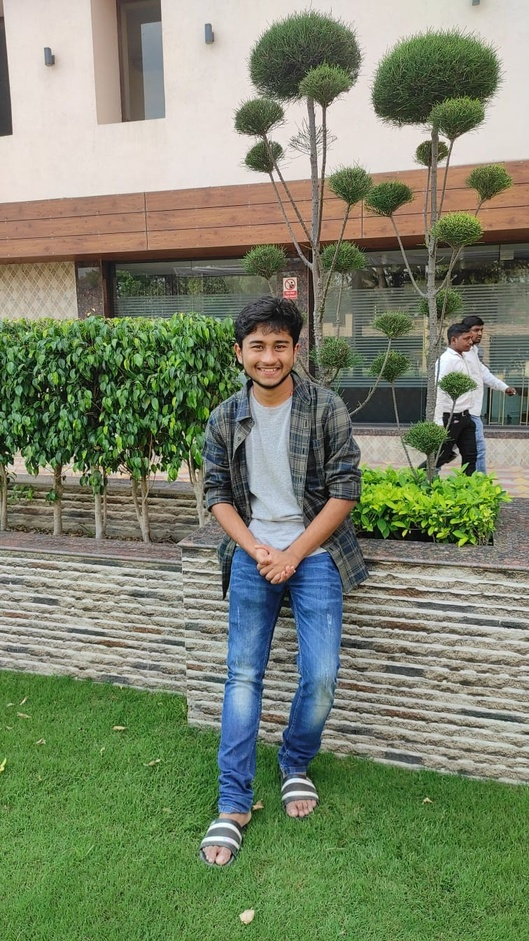
#> input picture DIP/profile pic.jpg, 529 x 941 px, shrunk from 756 x 1344 before the run, found by its file name
$ python histogram_analysis.py
#> lines starting #> are read from the running program, lines starting #| are printed output that depends on the picture
import cv2
import numpy as np
import matplotlib.pyplot as plt
import os

# Define paths
image_path = r'c:\Users\pathi\OneDrive\Desktop\DIP\profile pic.jpg'
output_dir = r'c:\Users\pathi\OneDrive\Desktop\DIP\histogram_assignment'
output_file = os.path.join(output_dir, 'histogram_variants_output.png')

# Load image
img = cv2.imread(image_path, 0)
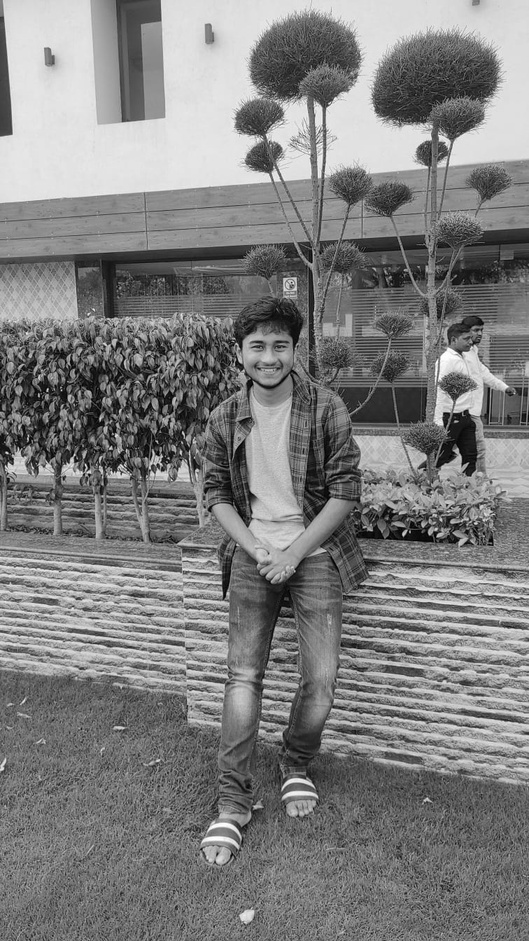
#> img: shape (941, 529); min 0, max 255, mean 126.8
if img is None:
    print(f"Error: Could not load image from {image_path}")
    exit()

# Generate Variants
# 1. Dark Image: divide values
img_dark = (img * 0.5).astype(np.uint8)
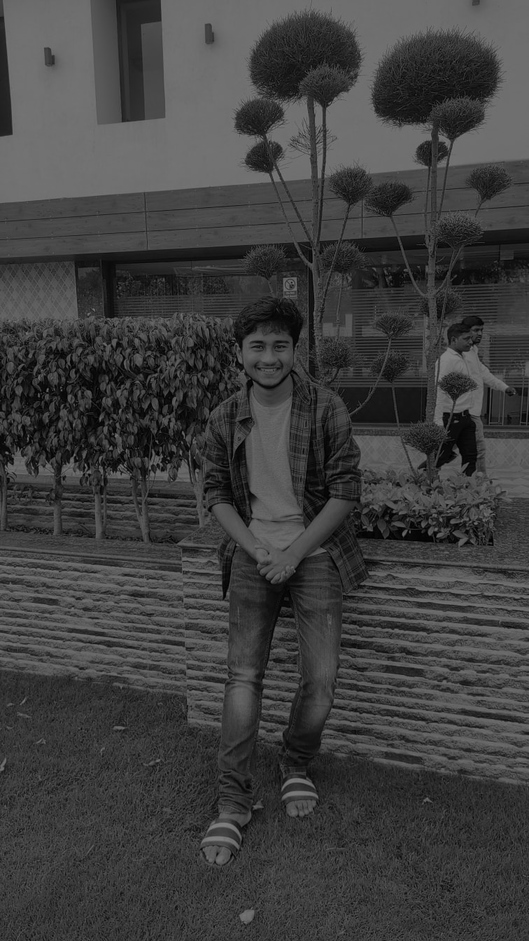
#> img_dark: shape (941, 529); min 0, max 127, mean 63.1

# 2. Bright Image: add values and clip
img_bright = np.clip(img * 1.5, 0, 255).astype(np.uint8)
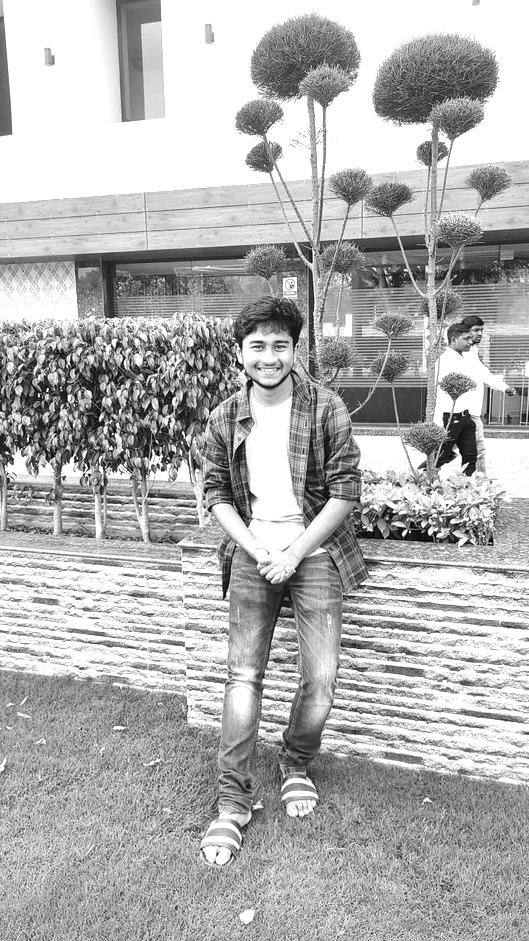
#> img_bright: shape (941, 529); min 0, max 255, mean 177.1

# 3. Low Contrast: squish range to [100, 150]
img_low_contrast = (img * (50/255) + 100).astype(np.uint8)
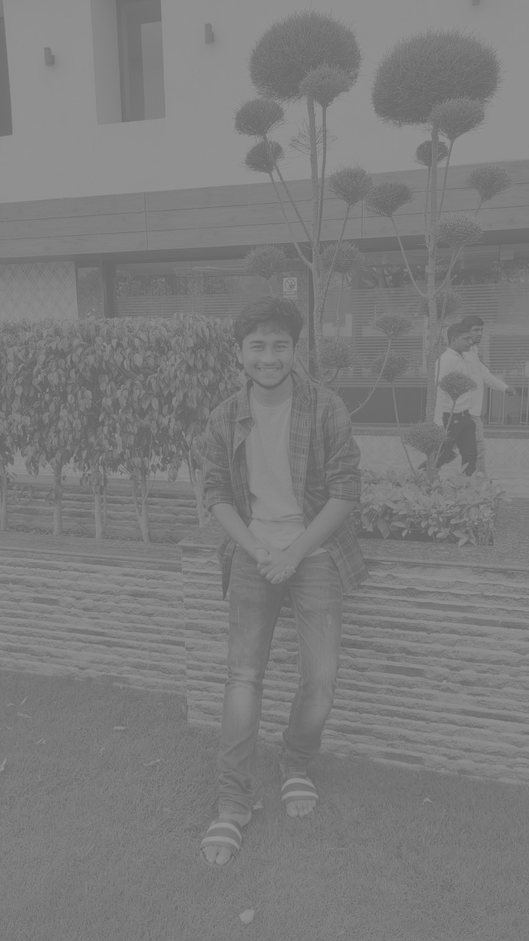
#> img_low_contrast: shape (941, 529); min 100, max 150, mean 124.4

images = [img, img_dark, img_bright, img_low_contrast]
titles = ["Original", "Dark", "Bright", "Low Contrast"]

# Plotting
plt.figure(figsize=(12, 12))

for i in range(4):
    # Image
    plt.subplot(4, 2, i*2 + 1)
    plt.title(titles[i])
    plt.imshow(images[i], cmap='gray', vmin=0, vmax=255) # Fix vmin/vmax for accurate visual comparison
    plt.axis('off')

    # Histogram
    plt.subplot(4, 2, i*2 + 2)
    hist = cv2.calcHist([images[i]], [0], None, [256], [0, 256])
    plt.title(f"{titles[i]} Histogram")
    plt.plot(hist)
    plt.xlim([0, 256])

plt.tight_layout()
plt.savefig(output_file)
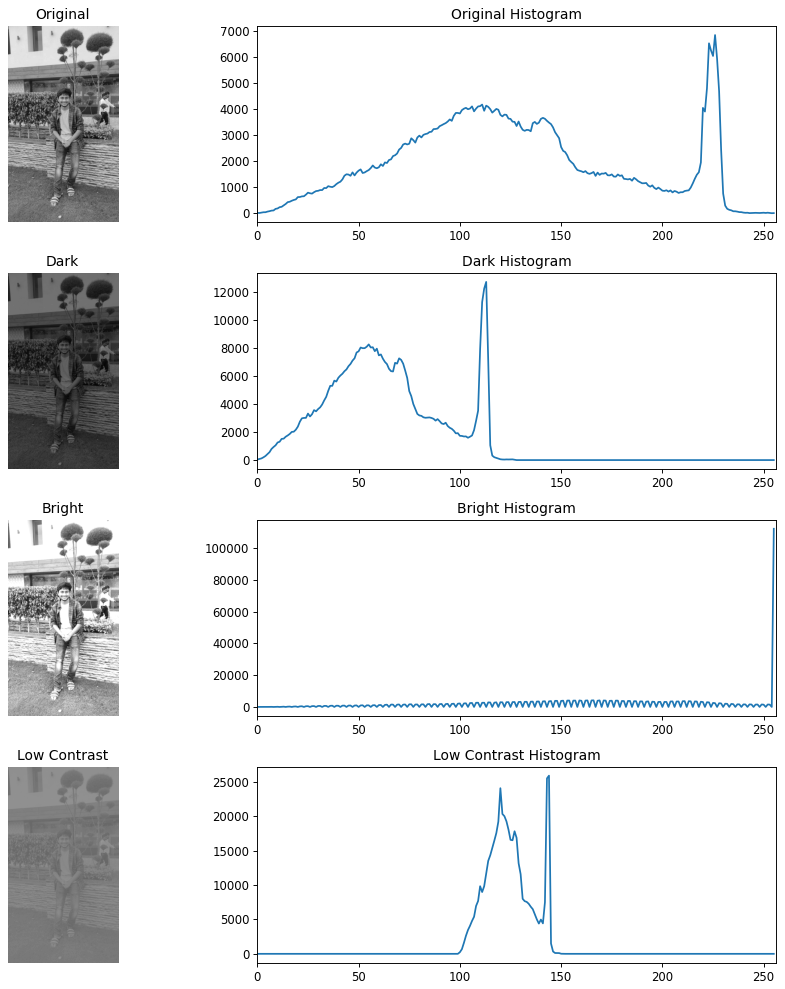
#> figure drawn by matplotlib, 8 panels; panel 2: curve peaks at x = 226, y = 6833; panel 4: curve peaks at x = 113, y = 12754; panel 6: curve peaks at x = 255, y = 112302; panel 8: curve peaks at x = 144, y = 25895
print(f"Histogram analysis variants saved to {output_file}")
# plt.show()
